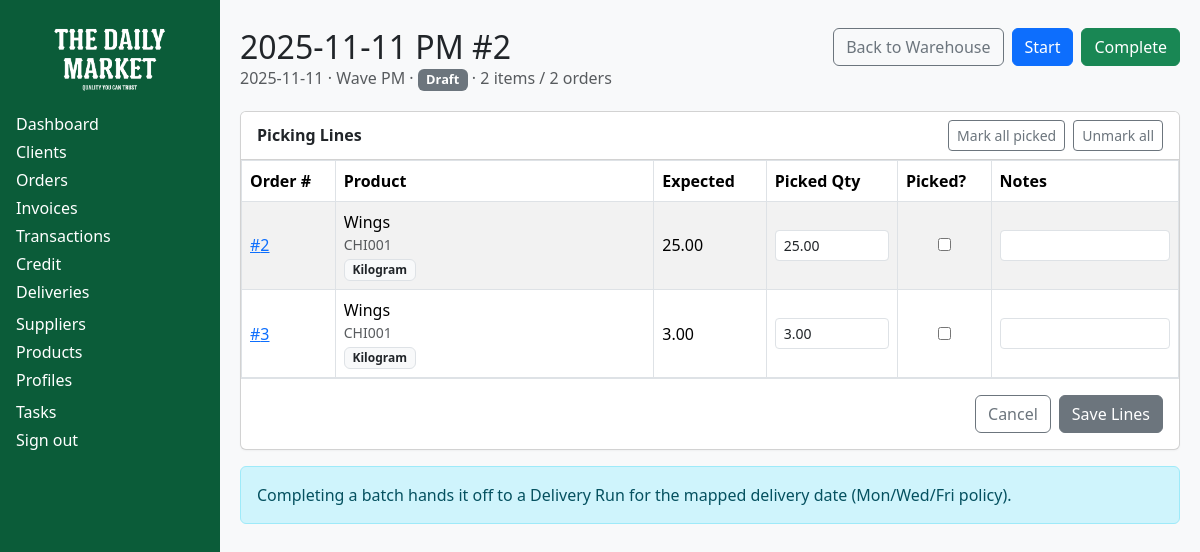
The app's page /portal/staff/deliveries/2/ (signed in) with its own data.
### deliveries/models.py (models this page shows, shortened)
class PickingBatch(models.Model):
    STATUS = [
        ("draft", "Draft"),
        ("in_progress", "In Progress"),
        ("complete", "Complete"),
        ("cancelled", "Cancelled"),
    ]
    name = models.CharField(max_length=140, help_text="Human-friendly label, e.g. '2025-09-20 AM'.")
    service_date = models.DateField(db_index=True)
    status = models.CharField(max_length=20, choices=STATUS, default="draft", db_index=True)
    created_by = models.ForeignKey(
        settings.AUTH_USER_MODEL, on_delete=models.SET_NULL,
        null=True, blank=True, related_name="picking_batches_created"
    )
    started_at = models.DateTimeField(null=True, blank=True)
    completed_at = models.DateTimeField(null=True, blank=True)
    notes = models.TextField(blank=True)
    created_at = models.DateTimeField(auto_now_add=True)
    updated_at = models.DateTimeField(auto_now=True)
    class Meta:
        ordering = ["-service_date", "-id"]
        indexes = [
            models.Index(fields=["service_date", "status"]),
        ]
        unique_together = [("name", "service_date")]
    @property
    def order_count(self) -> int:
        return self.items.values("order_id").distinct().count()
    @property
    def wave(self) -> str:
        label = (self.name or "").upper()
        if "PM" in label and "AM" not in label:
            return "PM"
        if "AM" in label:
            return "AM"
        return "AM"

class PickingItem(models.Model):
    batch = models.ForeignKey(PickingBatch, on_delete=models.CASCADE, related_name="items")
    order = models.ForeignKey("orders.Order", on_delete=models.CASCADE, related_name="picking_items")
    order_item = models.ForeignKey("orders.OrderItem", on_delete=models.CASCADE, related_name="picking_items")
    product_name = models.CharField(max_length=220)
    sku = models.CharField(max_length=64, blank=True)
    uom = models.CharField(max_length=16, blank=True)
    expected_qty = models.DecimalField(max_digits=10, decimal_places=2, validators=[MinValueValidator(Decimal("0.00"))])
    picked_qty = models.DecimalField(
        max_digits=10, decimal_places=2, default=Decimal("0.00"),
        validators=[MinValueValidator(Decimal("0.00"))]
    )
    is_picked = models.BooleanField(default=False, help_text="Checked off by warehouse.")
    notes = models.TextField(blank=True)
    created_at = models.DateTimeField(auto_now_add=True)
    updated_at = models.DateTimeField(auto_now=True)
    class Meta:
        ordering = ["batch_id", "order_id", "id"]
        indexes = [
            models.Index(fields=["batch", "order"]),
        ]
        unique_together = [("batch", "order_item")]

### deliveries/views.py (the view)
# urls.py: path("<int:pk>/", views.picking_view, name="picking-view"),
@login_required
@staff_required
def picking_view(request, pk: int):
    batch = get_object_or_404(PickingBatch, pk=pk)
    items = batch.items.select_related("order", "order_item").all()
    return render(
        request,
        "deliveries/picking_view.html",
        {"batch": batch, "items": items},
    )

### deliveries/views.py (called while the page is built)
def staff_check(user):
    return user.is_authenticated and user.is_staff

### deliveries/templates/deliveries/picking_view.html (shortened to what this page needs)
{% load static humanize %}
<!DOCTYPE html>
<html lang="en">
<head>
  <link href="https://cdn.jsdelivr.net/npm/bootstrap@5.3.3/dist/css/bootstrap.min.css" rel="stylesheet"/>
</head>
<body>
  <aside class="sidebar-desktop d-none d-lg-block sidebar-skin">
    <div class="text-center mb-3">
      <img src="{% static 'images/logo.png' %}" alt="Seshibo Daily Market" class="logo-img">
    </div>
    <a href="{% url 'staff-dashboard' %}" class="nav-link {% if request.resolver_match.url_name == 'staff-dashboard' %}active{% endif %}">Dashboard</a>
    <a href="{% url 'staff-clients' %}" class="nav-link {% if request.resolver_match.url_name in 'staff-clients client-view client-edit client-create' %}active{% endif %}">Clients</a>
    <a href="{% url 'staff-orders' %}" class="nav-link {% if request.resolver_match.url_name == 'staff-orders' %}active{% endif %}">Orders</a>
    <a href="{% url 'staff-invoices' %}" class="nav-link {% if request.resolver_match.url_name == 'staff-invoices' %}active{% endif %}">Invoices</a>
    <a href="{% url 'staff-transactions' %}" class="nav-link {% if request.resolver_match.url_name == 'staff-transactions' %}active{% endif %}">Transactions</a>
    <a href="{% url 'staff-credit' %}" class="nav-link {% if request.resolver_match.url_name == 'staff-credit' %}active{% endif %}">Credit</a>
    <div class="mb-2">
      {% with current_name=request.resolver_match.url_name %}
        <a class="nav-link d-flex align-items-center justify-content-between"
           data-bs-toggle="collapse"
           href="#deliveriesMenuDesktop"
           role="button"
           aria-expanded="{% if current_name == 'warehouse' or current_name == 'delivery' %}true{% else %}false{% endif %}"
           aria-controls="deliveriesMenuDesktop">
          <span>Deliveries</span>
        </a>
      {% endwith %}
    </div>
    <a href="{% url 'staff-suppliers' %}" class="nav-link {% if request.resolver_match.url_name in 'staff-suppliers supplier-view supplier-edit supplier-create' %}active{% endif %}">Suppliers</a>
    <a href="{% url 'staff-products' %}" class="nav-link {% if request.resolver_match.url_name in 'staff-products products-edit products-create' %}active{% endif %}">Products</a>
    <div class="mb-2">
      {% with current_name=request.resolver_match.url_name %}
        <a class="nav-link d-flex align-items-center justify-content-between"
           data-bs-toggle="collapse"
           href="#profilesMenuDesktop"
           role="button"
           aria-expanded="{% if current_name == 'my_profile' or current_name == 'staff_profile' or current_name == 'customer_profile' %}true{% else %}false{% endif %}"
           aria-controls="profilesMenuDesktop">
          <span>Profiles</span>
        </a>
      {% endwith %}
    </div>
    <a href="{% url 'tasks' %}" class="nav-link {% if request.resolver_match.url_name == 'tasks' %}active{% endif %}">Tasks</a>
    <div>
      <form action="{% url 'logout' %}" method="post" class="m-0 p-0">
        <button type="submit" class="nav-link w-100 text-start btn btn-link p-0 text-white">Sign out</button>
      </form>
    </div>
  </aside>
  <main class="content">
    <div class="d-flex justify-content-between align-items-start flex-wrap gap-2 action-bar">
      <div>
        <h2 class="m-0">{{ batch.name }}</h2>
        <div class="text-muted">
          {{ batch.service_date|date:"Y-m-d" }} · Wave {{ batch.wave }}
          · <span class="badge {% if batch.status == 'complete' %}bg-success{% elif batch.status == 'in_progress' %}bg-primary{% elif batch.status == 'draft' %}bg-secondary{% else %}bg-danger{% endif %} badge-sm">
            {{ batch.get_status_display }}
          </span>
          · {{ items|length }} item{{ items|length|pluralize }} / {{ batch.order_count|default:0 }} order{{ batch.order_count|default:0|pluralize }}
        </div>
      </div>
      <div class="d-flex gap-2">
        <a href="{% url 'warehouse' %}?view=warehouse" class="btn btn-outline-secondary">Back to Warehouse</a>
        <form method="post" action="{% url 'picking-start' batch.id %}">
          <button class="btn btn-primary" {% if batch.status != 'draft' %}disabled{% endif %}>Start</button>
        </form>
        <form method="post" action="{% url 'picking-complete' batch.id %}">
          <button class="btn btn-success"
                  {% if batch.status != 'draft' and batch.status != 'in_progress' %}disabled{% endif %}>
            Complete
          </button>
        </form>
      </div>
    </div>
    <div class="card mt-2">
      <div class="card-header bg-white">
        <div class="d-flex justify-content-between align-items-center flex-wrap gap-2">
          <strong>Picking Lines</strong>
          <div class="d-flex align-items-center gap-2">
            <button type="button" class="btn btn-sm btn-outline-secondary" onclick="markAllPicked(true)">Mark all picked</button>
            <button type="button" class="btn btn-sm btn-outline-secondary" onclick="markAllPicked(false)">Unmark all</button>
          </div>
        </div>
      </div>
      <form method="post" id="linesForm">
        <div class="table-responsive">
          <table class="table table-striped table-bordered align-middle mb-0">
            <thead>
              <tr>
                <th style="width:10%">Order #</th>
                <th style="width:34%">Product</th>
                <th style="width:12%">Expected</th>
                <th style="width:14%">Picked Qty</th>
                <th style="width:10%">Picked?</th>
                <th style="width:20%">Notes</th>
              </tr>
            </thead>
            <tbody>
              {% for it in items %}
                <tr>
                  <td>
                    <a href="{% url 'order-view' it.order_id %}" target="_blank">#{{ it.order_id }}</a>
                  </td>
                  <td>
                    {{ it.product_name }}
                    {% if it.sku %}<div class="text-muted small">{{ it.sku }}</div>{% endif %}
                    {% if it.uom %}<div class="badge bg-light text-dark border small mt-1">{{ it.uom }}</div>{% endif %}
                  </td>
                  <td>{{ it.expected_qty|floatformat:2 }}</td>
                  <td style="max-width:140px;">
                    <input name="qty_{{ it.id }}" type="number" step="0.01" min="0"
                           class="form-control form-control-sm"
                           value="{{ it.picked_qty|default:it.expected_qty }}">
                  </td>
                  <td class="text-center">
                    <input name="picked_{{ it.id }}" type="checkbox" {% if it.is_picked %}checked{% endif %}>
                  </td>
                  <td>
                    <input name="note_{{ it.id }}" type="text" class="form-control form-control-sm"
                           value="{{ it.notes }}">
                  </td>
                </tr>
              {% empty %}
                <tr><td colspan="6" class="text-center text-muted">No lines in this batch.</td></tr>
              {% endfor %}
            </tbody>
          </table>
        </div>
        <div class="p-3 border-top d-flex justify-content-end gap-2">
          <a href="{% url 'warehouse' %}?view=warehouse" class="btn btn-outline-secondary">Cancel</a>
          <button class="btn btn-secondary">Save Lines</button>
        </div>
      </form>
    </div>
    <div class="alert alert-info mt-3">
      Completing a batch hands it off to a Delivery Run for the mapped delivery date (Mon/Wed/Fri policy).
    </div>
  </main>
</body>
</html>

### deliveries/templates/deliveries/picking_view.html (style rules this page uses)
:root { --sidebar-w: 220px; --mobile-nav-h: 56px; --brand-green: #0b5c39; --content-bg: #f8f9fa; }
html, body { height: 100%; }
.sidebar-skin { background: var(--brand-green); color:#fff; padding:1rem; }
.sidebar-skin .nav-link { color:#fff; margin:.25rem 0; display:block; }
.logo-img { max-height:80px; width:auto; }
.content { background: var(--content-bg); padding:20px; min-height:100vh; }
.card { box-shadow:0 1px 2px rgba(0,0,0,.04); }
.table thead th { position: sticky; top: 0; background:#fff; z-index:10; }
.badge-sm { font-size: .8rem; }
.action-bar { position: sticky; top: 0; z-index: 50; background: #f8f9fa; padding: .5rem 0 .75rem; }
@media (min-width: 992px) { .sidebar-desktop { position:fixed; top:0; left:0; bottom:0; width:var(--sidebar-w); overflow-y:auto; z-index:1020; } }
@media (min-width: 992px) { .content { margin-left:var(--sidebar-w); } }

### records on screen
PickingBatch: name "2025-11-11 PM #2", service_date "2025-11-11", wave "PM", status "Draft", order_count "2"
PickingItem: order_id "2", product_name "Wings", sku "CHI001", uom "Kilogram", expected_qty "25.00", picked_qty "25.00"
PickingItem: order_id "3", product_name "Wings", sku "CHI001", uom "Kilogram", expected_qty "3.00", picked_qty "3.00"

### other values on screen
{{ items|length }} "2"
